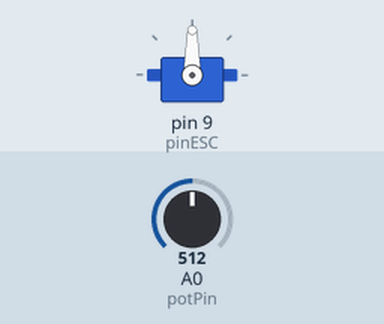
The sketch below on a simulated Arduino Uno, built with avr-gcc and run on an emulated ATmega328P. Shown: servo. Inputs (shaded band) come from the test bench; at power-on: A0 (potPin) = 512.

Above: at 1.2 s.
1.3 s: A0 (potPin) set to 716
At 1.6 s:
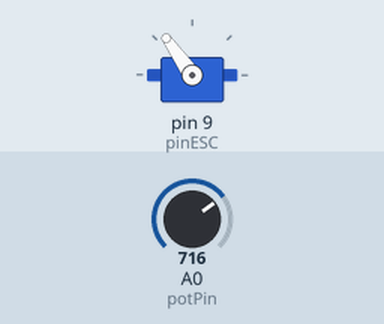
2.8 s: A0 (potPin) set to 900
At 4.0 s:
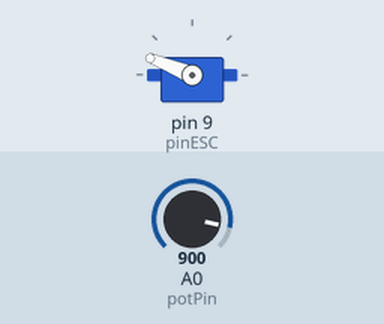
4.3 s: A0 (potPin) set to 1023
At 5.1 s:
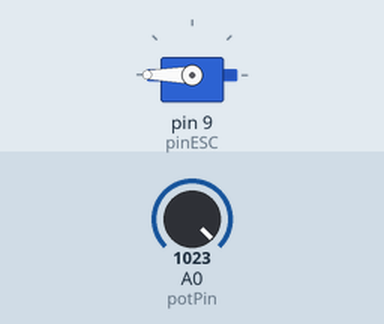
5.8 s: A0 (potPin) set to 306
At 6.3 s:
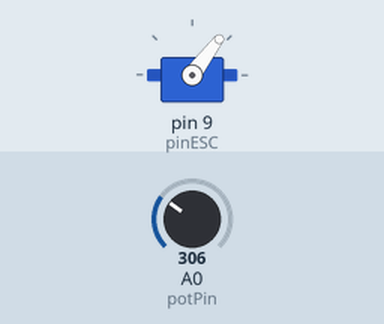
7.3 s: A0 (potPin) set to 122
At 8.6 s:
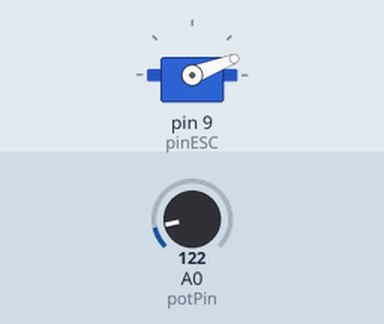
Timing chart, 0 to 9.8 s (numbered marks = the images above; inputs shaded):
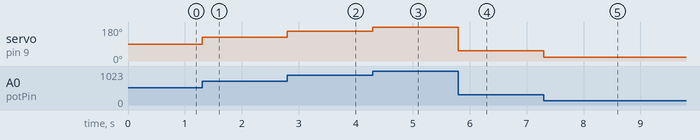

Measured:
- after the input at 1.3 s, servo on pin 9 (pinESC): 90° → 125° at once
- after the input at 2.8 s, servo on pin 9 (pinESC): 125° → 158° at once
- after the input at 4.3 s, servo on pin 9 (pinESC): 158° → 180° at once
- after the input at 5.8 s, servo on pin 9 (pinESC): 180° → 53° at once
- after the input at 7.3 s, servo on pin 9 (pinESC): 53° → 21° at once

The sketch:

BrushlessMotor.ino
```cpp
#include <Servo.h>;

#define potPin A0
Servo ESC;
const int pinESC = 9;

int potValue;

void setup() {
  ESC.attach(pinESC, 1000, 2000);
}

void loop() {

  potValue = analogRead(potPin);
  potValue = map(potValue, 0, 1023, 0, 180);
  ESC.write(potValue);

}
```
